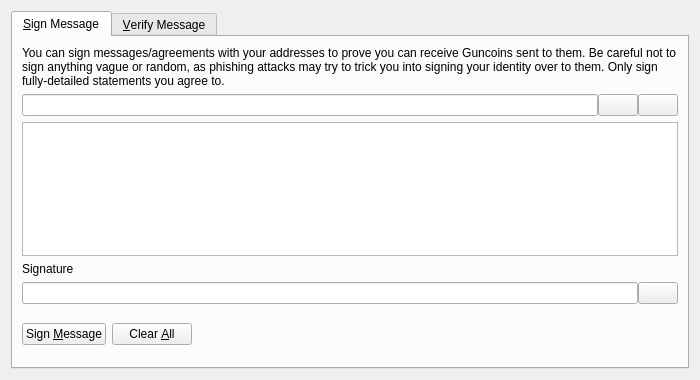
<?xml version="1.0" encoding="UTF-8"?>
<ui version="4.0">
 <class>SignVerifyMessageDialog</class>
 <widget class="QDialog" name="SignVerifyMessageDialog">
  <property name="geometry">
   <rect>
    <x>0</x>
    <y>0</y>
    <width>700</width>
    <height>380</height>
   </rect>
  </property>
  <property name="windowTitle">
   <string>Signatures - Sign / Verify a Message</string>
  </property>
  <property name="modal">
   <bool>true</bool>
  </property>
  <layout class="QVBoxLayout" name="verticalLayout">
   <item>
    <widget class="QTabWidget" name="tabWidget">
     <property name="currentIndex">
      <number>0</number>
     </property>
     <widget class="QWidget" name="tabSignMessage">
      <attribute name="title">
       <string>&amp;Sign Message</string>
      </attribute>
      <layout class="QVBoxLayout" name="verticalLayout_SM">
       <item>
        <widget class="QLabel" name="infoLabel_SM">
         <property name="text">
          <string>You can sign messages/agreements with your addresses to prove you can receive Guncoins sent to them. Be careful not to sign anything vague or random, as phishing attacks may try to trick you into signing your identity over to them. Only sign fully-detailed statements you agree to.</string>
         </property>
         <property name="textFormat">
          <enum>Qt::PlainText</enum>
         </property>
         <property name="wordWrap">
          <bool>true</bool>
         </property>
        </widget>
       </item>
       <item>
        <layout class="QHBoxLayout" name="horizontalLayout_1_SM">
         <property name="spacing">
          <number>0</number>
         </property>
         <item>
          <widget class="QValidatedLineEdit" name="addressIn_SM">
           <property name="toolTip">
            <string>The Guncoin address to sign the message with</string>
           </property>
          </widget>
         </item>
         <item>
          <widget class="QPushButton" name="addressBookButton_SM">
           <property name="toolTip">
            <string>Choose previously used address</string>
           </property>
           <property name="text">
            <string/>
           </property>
           <property name="icon">
            <iconset resource="../bitcoin.qrc">
             <normaloff>:/icons/address-book</normaloff>:/icons/address-book</iconset>
           </property>
           <property name="shortcut">
            <string>Alt+A</string>
           </property>
           <property name="autoDefault">
            <bool>false</bool>
           </property>
          </widget>
         </item>
         <item>
          <widget class="QPushButton" name="pasteButton_SM">
           <property name="toolTip">
            <string>Paste address from clipboard</string>
           </property>
           <property name="text">
            <string/>
           </property>
           <property name="icon">
            <iconset resource="../bitcoin.qrc">
             <normaloff>:/icons/editpaste</normaloff>:/icons/editpaste</iconset>
           </property>
           <property name="shortcut">
            <string>Alt+P</string>
           </property>
           <property name="autoDefault">
            <bool>false</bool>
           </property>
          </widget>
         </item>
        </layout>
       </item>
       <item>
        <widget class="QPlainTextEdit" name="messageIn_SM">
         <property name="toolTip">
          <string>Enter the message you want to sign here</string>
         </property>
        </widget>
       </item>
       <item>
        <widget class="QLabel" name="signatureLabel_SM">
         <property name="text">
          <string>Signature</string>
         </property>
         <property name="textFormat">
          <enum>Qt::PlainText</enum>
         </property>
        </widget>
       </item>
       <item>
        <layout class="QHBoxLayout" name="horizontalLayout_2_SM">
         <property name="spacing">
          <number>0</number>
         </property>
         <item>
          <widget class="QLineEdit" name="signatureOut_SM">
           <property name="font">
            <font>
             <italic>true</italic>
            </font>
           </property>
           <property name="readOnly">
            <bool>true</bool>
           </property>
          </widget>
         </item>
         <item>
          <widget class="QPushButton" name="copySignatureButton_SM">
           <property name="toolTip">
            <string>Copy the current signature to the system clipboard</string>
           </property>
           <property name="text">
            <string/>
           </property>
           <property name="icon">
            <iconset resource="../bitcoin.qrc">
             <normaloff>:/icons/editcopy</normaloff>:/icons/editcopy</iconset>
           </property>
           <property name="autoDefault">
            <bool>false</bool>
           </property>
          </widget>
         </item>
        </layout>
       </item>
       <item>
        <layout class="QHBoxLayout" name="horizontalLayout_3_SM">
         <item>
          <widget class="QPushButton" name="signMessageButton_SM">
           <property name="toolTip">
            <string>Sign the message to prove you own this Guncoin address</string>
           </property>
           <property name="text">
            <string>Sign &amp;Message</string>
           </property>
           <property name="icon">
            <iconset resource="../bitcoin.qrc">
             <normaloff>:/icons/edit</normaloff>:/icons/edit</iconset>
           </property>
           <property name="autoDefault">
            <bool>false</bool>
           </property>
          </widget>
         </item>
         <item>
          <widget class="QPushButton" name="clearButton_SM">
           <property name="toolTip">
            <string>Reset all sign message fields</string>
           </property>
           <property name="text">
            <string>Clear &amp;All</string>
           </property>
           <property name="icon">
            <iconset resource="../bitcoin.qrc">
             <normaloff>:/icons/remove</normaloff>:/icons/remove</iconset>
           </property>
           <property name="autoDefault">
            <bool>false</bool>
           </property>
          </widget>
         </item>
         <item>
          <spacer name="horizontalSpacer_1_SM">
           <property name="orientation">
            <enum>Qt::Horizontal</enum>
           </property>
           <property name="sizeHint" stdset="0">
            <size>
             <width>40</width>
             <height>48</height>
            </size>
           </property>
          </spacer>
         </item>
         <item>
          <widget class="QLabel" name="statusLabel_SM">
           <property name="font">
            <font>
             <weight>75</weight>
             <bold>true</bold>
            </font>
           </property>
           <property name="text">
            <string/>
           </property>
           <property name="wordWrap">
            <bool>true</bool>
           </property>
          </widget>
         </item>
         <item>
          <spacer name="horizontalSpacer_2_SM">
           <property name="orientation">
            <enum>Qt::Horizontal</enum>
           </property>
           <property name="sizeHint" stdset="0">
            <size>
             <width>40</width>
             <height>48</height>
            </size>
           </property>
          </spacer>
         </item>
        </layout>
       </item>
      </layout>
     </widget>
     <widget class="QWidget" name="tabVerifyMessage">
      <attribute name="title">
       <string>&amp;Verify Message</string>
      </attribute>
      <layout class="QVBoxLayout" name="verticalLayout_VM">
       <item>
        <widget class="QLabel" name="infoLabel_VM">
         <property name="text">
          <string>Enter the receiver's address, message (ensure you copy line breaks, spaces, tabs, etc. exactly) and signature below to verify the message. Be careful not to read more into the signature than what is in the signed message itself, to avoid being tricked by a man-in-the-middle attack. Note that this only proves the signing party receives with the address, it cannot prove sendership of any transaction!</string>
         </property>
         <property name="textFormat">
          <enum>Qt::PlainText</enum>
         </property>
         <property name="alignment">
          <set>Qt::AlignLeading|Qt::AlignLeft|Qt::AlignTop</set>
         </property>
         <property name="wordWrap">
          <bool>true</bool>
         </property>
        </widget>
       </item>
       <item>
        <layout class="QHBoxLayout" name="horizontalLayout_1_VM">
         <property name="spacing">
          <number>0</number>
         </property>
         <item>
          <widget class="QValidatedLineEdit" name="addressIn_VM">
           <property name="toolTip">
            <string>The Guncoin address the message was signed with</string>
           </property>
          </widget>
         </item>
         <item>
          <widget class="QPushButton" name="addressBookButton_VM">
           <property name="toolTip">
            <string>Choose previously used address</string>
           </property>
           <property name="text">
            <string/>
           </property>
           <property name="icon">
            <iconset resource="../bitcoin.qrc">
             <normaloff>:/icons/address-book</normaloff>:/icons/address-book</iconset>
           </property>
           <property name="shortcut">
            <string>Alt+A</string>
           </property>
           <property name="autoDefault">
            <bool>false</bool>
           </property>
          </widget>
         </item>
        </layout>
       </item>
       <item>
        <widget class="QPlainTextEdit" name="messageIn_VM"/>
       </item>
       <item>
        <widget class="QValidatedLineEdit" name="signatureIn_VM"/>
       </item>
       <item>
        <layout class="QHBoxLayout" name="horizontalLayout_2_VM">
         <item>
          <widget class="QPushButton" name="verifyMessageButton_VM">
           <property name="toolTip">
            <string>Verify the message to ensure it was signed with the specified Guncoin address</string>
           </property>
           <property name="text">
            <string>Verify &amp;Message</string>
           </property>
           <property name="icon">
            <iconset resource="../bitcoin.qrc">
             <normaloff>:/icons/transaction_0</normaloff>:/icons/transaction_0</iconset>
           </property>
           <property name="autoDefault">
            <bool>false</bool>
           </property>
          </widget>
         </item>
         <item>
          <widget class="QPushButton" name="clearButton_VM">
           <property name="toolTip">
            <string>Reset all verify message fields</string>
           </property>
           <property name="text">
            <string>Clear &amp;All</string>
           </property>
           <property name="icon">
            <iconset resource="../bitcoin.qrc">
             <normaloff>:/icons/remove</normaloff>:/icons/remove</iconset>
           </property>
           <property name="autoDefault">
            <bool>false</bool>
           </property>
          </widget>
         </item>
         <item>
          <spacer name="horizontalSpacer_1_VM">
           <property name="orientation">
            <enum>Qt::Horizontal</enum>
           </property>
           <property name="sizeHint" stdset="0">
            <size>
             <width>40</width>
             <height>48</height>
            </size>
           </property>
          </spacer>
         </item>
         <item>
          <widget class="QLabel" name="statusLabel_VM">
           <property name="font">
            <font>
             <weight>75</weight>
             <bold>true</bold>
            </font>
           </property>
           <property name="text">
            <string/>
           </property>
           <property name="wordWrap">
            <bool>true</bool>
           </property>
          </widget>
         </item>
         <item>
          <spacer name="horizontalSpacer_2_VM">
           <property name="orientation">
            <enum>Qt::Horizontal</enum>
           </property>
           <property name="sizeHint" stdset="0">
            <size>
             <width>40</width>
             <height>48</height>
            </size>
           </property>
          </spacer>
         </item>
        </layout>
       </item>
      </layout>
     </widget>
    </widget>
   </item>
  </layout>
 </widget>
 <customwidgets>
  <customwidget>
   <class>QValidatedLineEdit</class>
   <extends>QLineEdit</extends>
   <header>qvalidatedlineedit.h</header>
  </customwidget>
 </customwidgets>
 <resources>
  <include location="../bitcoin.qrc"/>
 </resources>
 <connections/>
</ui>
